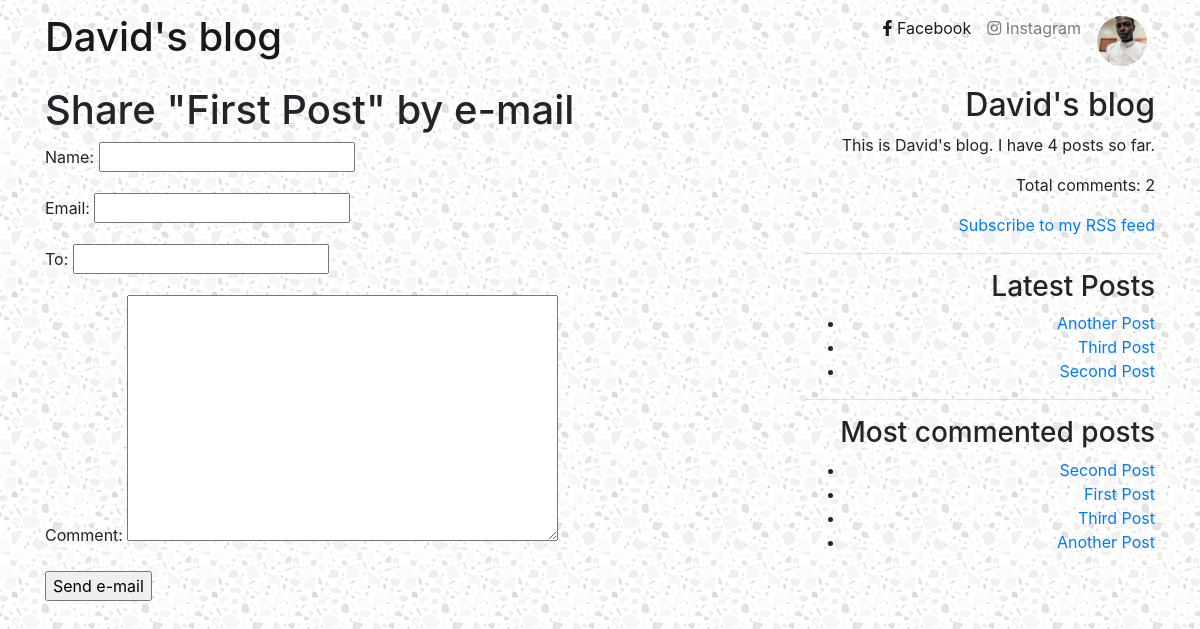
/blog/1/share/, run on an earlier commit of the app's database.
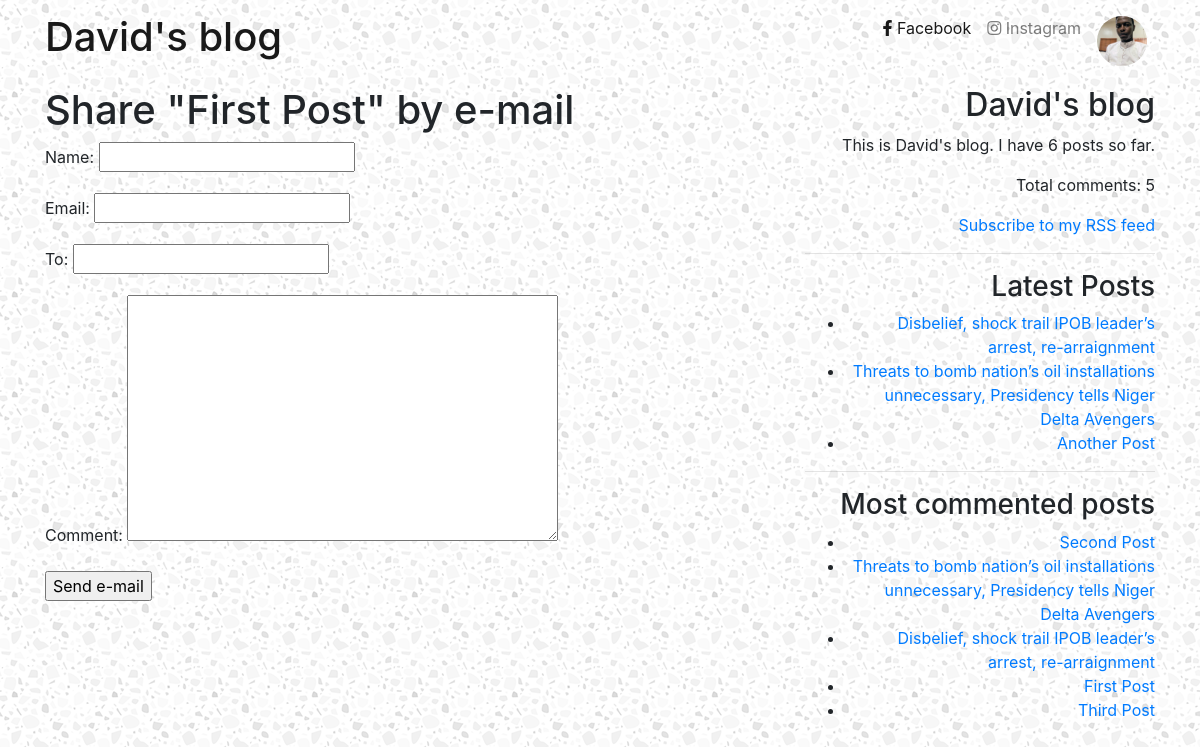
And on a later commit of the database.
### blog/models.py (models this page shows, shortened)
class Post(models.Model):
    STATUS_CHOICES = (
        ('draft', 'Draft'),
        ('published', 'Published'),
    )
    title = models.CharField(max_length=250)
    slug = models.SlugField(max_length=250,
                            unique_for_date='publish')
    author = models.ForeignKey(User,
                            on_delete=models.CASCADE,
                            related_name='blog_posts')
    body = models.TextField()
    publish = models.DateTimeField(default=timezone.now)
    created = models.DateTimeField(auto_now_add=True)
    updated = models.DateTimeField(auto_now=True)
    status = models.CharField(max_length=10,
                            choices=STATUS_CHOICES,
                            default='draft')
    objects = models.Manager()
    published = PublishedManager()
    tags = TaggableManager()
    class Meta:
        ordering = ('-publish',)
    def get_absolute_url(self):
        return reverse('blog:post_detail', args=[self.publish.year, self.publish.month, self.publish.day, self.slug])

### blog/views.py (the view)
# urls.py: path('<int:post_id>/share/', views.post_share, name='post_share'),
def post_share(request, post_id):
    post = get_object_or_404(Post, id=post_id, status='published')
    sent = False
    if request.method == 'POST':
        form = EmailPostForm(request.POST)
        if form.is_valid():
            cd = form.cleaned_data
            post_url = request.build_absolute_uri(post.get_absolute_url())
            subject = f"{cd['name']} recommends you read " \
                f"{post.title}"
            message = f"Read {post.title} at {post_url}\n\n" \
                f"{cd['name']}\'s comment: {cd['comment']}"
            send_mail(subject, message, 'walestrings@gmail.com',
                      [cd['to']])
            sent = True
    else:
        form = EmailPostForm()
    return render(request, 'blog/post/share.html', {'post': post, 'form': form, 'sent': sent})

### blog/forms.py
class EmailPostForm(forms.Form):
    name = forms.CharField(max_length=30)
    email = forms.EmailField()
    to = forms.EmailField()
    comment = forms.CharField(required=False, widget=forms.Textarea)

### blog/models.py (called while the page is built)
    def get_queryset(self):
        queryset = super(PublishedManager, self).get_queryset()
        queryset = queryset.filter(status='published')
        return queryset

### blog/templatetags/blog_tags.py (called while the page is built)
@register.simple_tag
def total_posts():
    return Post.published.count()

@register.simple_tag
def total_comments():
    return  Comment.objects.filter(active=True).count()

@register.inclusion_tag('blog/latest_posts.html')
def show_latest_posts(count=5):
    latest_posts = Post.published.order_by('-publish')[:count]
    return {'latest_posts': latest_posts}

@register.simple_tag
def get_most_commented_posts(count=5):
    return Post.published.annotate(total_comments=Count('comments')).order_by('-total_comments')[:count]

### blog/templates/blog/post/share.html (shortened to what this page needs)
{% extends 'blog/base.html' %}
{% block content %}
{% if sent %}
<h1>E-mail successfully sent</h1>
<p>
    "{{ post.title }}" was successfully sent to {{ form.cleaned_data.to }}.
</p>
{% else %}
<h1>Share "{{ post.title }}" by e-mail</h1>
<form method="post">
    {{ form.as_p }}
    <input type="submit" value="Send e-mail">
</form>
{% endif %}
{% endblock content %}

### blog/templates/blog/base.html (shortened to what this page needs)
{% load static %} {% load blog_tags %}
<!DOCTYPE html>
<html>
<head>
    <link href="{% static 'css/blog.css' %}" rel="stylesheet">
    <link rel="stylesheet" href="https://maxcdn.bootstrapcdn.com/bootstrap/4.0.0/css/bootstrap.min.css"
>
    <link rel="stylesheet" href="https://cdnjs.cloudflare.com/ajax/libs/font-awesome/5.15.3/css/all.min.css"
 />
</head>
<body style="background-image: url({% static 'img/light-grey-terrazzo.png' %})">
    <nav class="mb-1 navbar navbar-expand-lg navbar-light info-color">
        <div class="container">
            <a class="navbar-brand" href="/blog">
                <h1>David's blog</h1>
            </a>
            <div class="collapse navbar-collapse" id="navbarSupportedContent-4">
                <ul class="navbar-nav ml-auto">
                    <li class="nav-item active">
                        <a class="nav-link" href="https://www.facebook.com/walestrings" target="_blank">
                            <i class="fab fa-facebook-f"></i> Facebook
                        </a>
                    </li>
                    <li class="nav-item">
                        <a class="nav-link" href="https://www.instagram.com/" target="_blank">
                            <i class="fab fa-instagram"></i> Instagram</a>
                    </li>
                    <li class="nav-item">
                        <a class="nav-link" href="{% static 'img/profile.jpg' %}">
                            <img class="img-fluid" src="{% static 'img/profile.jpg' %}" alt="" width="50px">
                        </a>
                    </li>
                </ul>
            </div>
        </div>
    </nav>
    <div class="container">
        <div class="row">
            <div class="col-8">
                {% block content %} {% endblock %}
            </div>
            <div class="col-4 text-right">
                <h2>David's blog</h2>
                <p>This is David's blog. I have {% total_posts %} posts so far.</p>
                <p>Total comments: {% total_comments %}</p>
                <p>
                    <a href="{% url 'blog:post_feed' %}">Subscribe to my RSS feed</a>
                </p>
                <hr>
                <h3>Latest Posts</h3>
                {% show_latest_posts 3 %}
                <hr>
                <h3>Most commented posts</h3>
                {% get_most_commented_posts as most_commented_posts %}
                <ul>
                    {% for post in most_commented_posts %}
                    <li>
                        <a href="{{ post.get_absolute_url }}">{{ post.title }}</a>
                    </li>
                    {% endfor %}
                </ul>
            </div>
        </div>
    </div>
</body>
</html>

### blog/templates/blog/latest_posts.html
<ul>
    {% for post in latest_posts %}
    <li>
        <a href="{{ post.get_absolute_url }}">{{ post.title }}</a>
    </li>
    {% endfor %}
</ul>

What changed in the data, as far as the page shows it:
no longer on one of the page's lists (row unchanged): Post: title "Another Post"
no longer on one of the page's lists (row unchanged): Post: title "Second Post"
no longer on one of the page's lists (row unchanged): Post: title "Third Post"
added Post: title "Disbelief, shock trail IPOB leader’s arrest, re-arraignment"
added Post: title "Threats to bomb nation’s oil installations unnecessary, Presidency tells Niger Delta Avengers"
Also different on the page:
text no longer shown: "4 2"
text now shown: "6 5"
